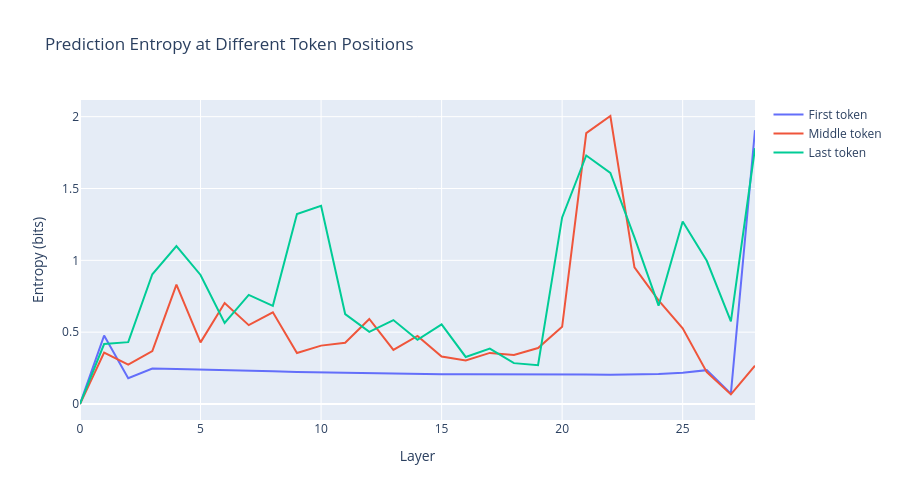

Notebook code cell kept with this figure:
### Markdown cell above
## 9. Compare Multiple Positions

Let's compare logit lens results at different token positions.

### Code cell
# Pick interesting positions
positions = {
    "First token": 0,
    "Middle token": len(tokens) // 2,
    "Last token": -1
}

fig = go.Figure()

for label, pos in positions.items():
    entropy = get_prediction_entropy(logit_lens_results, position_idx=pos)
    
    fig.add_trace(go.Scatter(
        x=list(range(len(entropy))),
        y=entropy,
        mode='lines',
        name=label,
        hovertemplate=f'{label}<br>Layer: %{{x}}<br>Entropy: %{{y:.3f}}<extra></extra>'
    ))

fig.update_layout(
    title="Prediction Entropy at Different Token Positions",
    xaxis_title="Layer",
    yaxis_title="Entropy (bits)",
    width=900,
    height=500,
    showlegend=True
)

fig.show()

### Figure 1 — Plotly figure (JSON) as saved in the notebook; plotly's stock layout.template omitted (floating-point values rounded to 4 significant figures)
{"data": [{"hovertemplate": "First token<br>Layer: %{x}<br>Entropy: %{y:.3f}<extra></extra>", "mode": "lines", "name": "First token", "type": "scatter", "x": [0, 1, 2, 3, 4, 5, 6, 7, 8, 9, 10, 11, 12, 13, 14, 15, 16, 17, 18, 19, 20, 21, 22, 23, 24, 25, 26, 27, 28], "y": [0.0001581, 0.4763, 0.1789, 0.247, 0.2436, 0.2409, 0.2351, 0.2312, 0.2284, 0.2235, 0.2197, 0.2167, 0.2138, 0.211, 0.2077, 0.2063, 0.2062, 0.207, 0.2059, 0.2062, 0.2049, 0.2055, 0.203, 0.2058, 0.208, 0.2169, 0.2357, 0.07209, 1.906]}, {"hovertemplate": "Middle token<br>Layer: %{x}<br>Entropy: %{y:.3f}<extra></extra>", "mode": "lines", "name": "Middle token", "type": "scatter", "x": [0, 1, 2, 3, 4, 5, 6, 7, 8, 9, 10, 11, 12, 13, 14, 15, 16, 17, 18, 19, 20, 21, 22, 23, 24, 25, 26, 27, 28], "y": [4.133e-17, 0.3584, 0.2737, 0.3679, 0.8307, 0.4288, 0.703, 0.5489, 0.6386, 0.3548, 0.4064, 0.4267, 0.5919, 0.3765, 0.4742, 0.3302, 0.3027, 0.3558, 0.341, 0.3897, 0.5369, 1.886, 2.005, 0.9512, 0.7217, 0.5265, 0.2212, 0.06686, 0.2666]}, {"hovertemplate": "Last token<br>Layer: %{x}<br>Entropy: %{y:.3f}<extra></extra>", "mode": "lines", "name": "Last token", "type": "scatter", "x": [0, 1, 2, 3, 4, 5, 6, 7, 8, 9, 10, 11, 12, 13, 14, 15, 16, 17, 18, 19, 20, 21, 22, 23, 24, 25, 26, 27, 28], "y": [5.957e-09, 0.4172, 0.4305, 0.9031, 1.1, 0.8983, 0.5646, 0.7591, 0.6832, 1.323, 1.379, 0.6259, 0.5021, 0.5843, 0.4466, 0.5544, 0.3274, 0.3859, 0.2845, 0.2697, 1.298, 1.73, 1.609, 1.159, 0.6843, 1.27, 0.997, 0.5746, 1.78]}], "layout": {"height": 500, "showlegend": true, "title": {"text": "Prediction Entropy at Different Token Positions"}, "width": 900, "xaxis": {"title": {"text": "Layer"}}, "yaxis": {"title": {"text": "Entropy (bits)"}}}}
